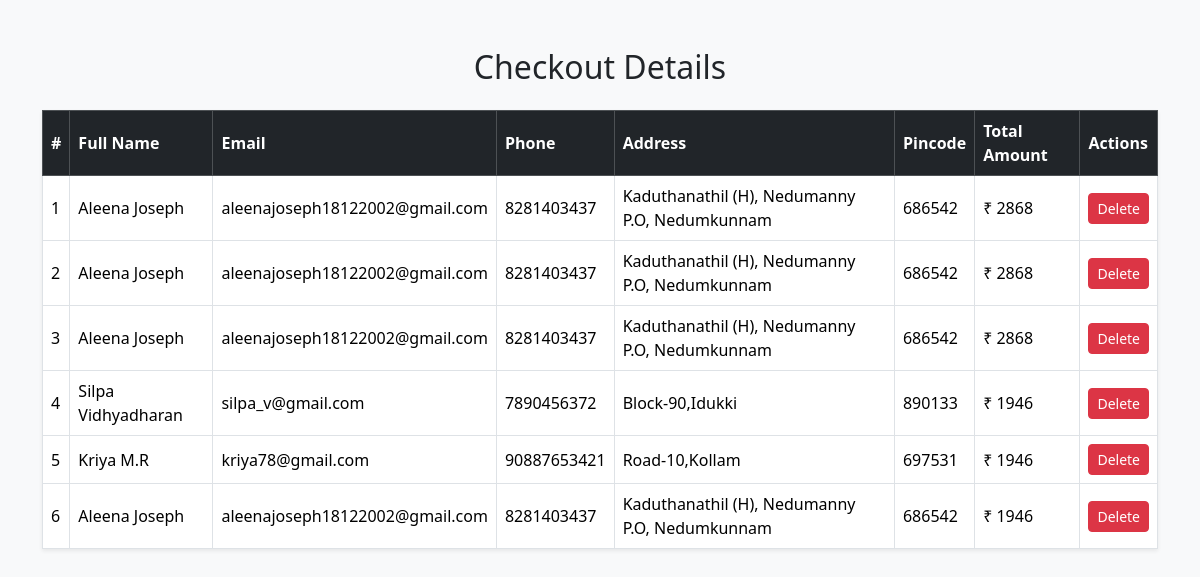
/Bookshop/checkout-list/, run on an earlier commit of the app's database.
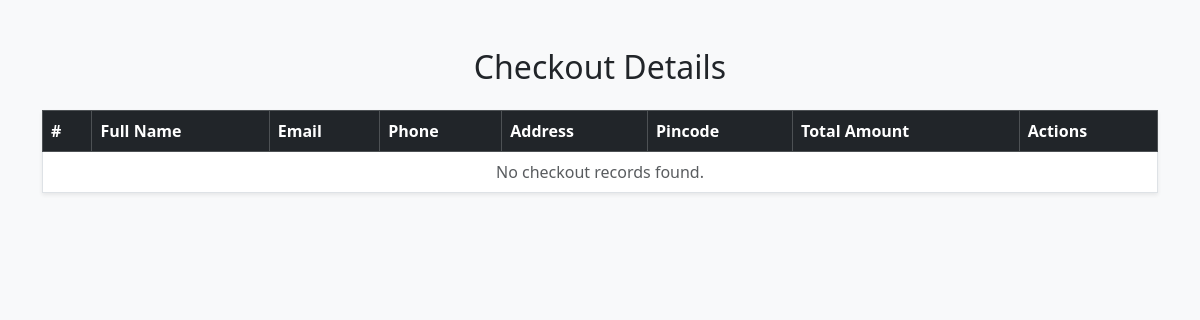
And on a later commit of the database.
### webapp/models.py (models this page shows)
class Checkoutdb(models.Model):
    Fullname = models.CharField(max_length=30, null=True, blank=True)
    Email = models.EmailField(max_length=30, null=True, blank=True)
    Phone = models.IntegerField(null=True, blank=True)
    Address = models.TextField(null=True, blank=True)
    Pincode = models.IntegerField(null=True, blank=True)
    Total_amount = models.IntegerField(null=True, blank=True)

### webapp/views.py (the view)
# urls.py: path("checkout-list/", views.CheckoutList, name="CheckoutList"),
def CheckoutList(request):
    data = Checkoutdb.objects.all().order_by('-id')
    return render(request, "checkout_list.html", {'data': data})

### webapp/templates/checkout_list.html (shortened to what this page needs)
<!DOCTYPE html>
<html>
<head>
    <link href="https://cdn.jsdelivr.net/npm/bootstrap@5.3.1/dist/css/bootstrap.min.css" rel="stylesheet">
</head>
<body class="bg-light">
<div class="container mt-5">
    <h2 class="mb-4 text-center">Checkout Details</h2>
    <table class="table table-bordered table-hover shadow-sm bg-white">
        <thead class="table-dark">
            <tr>
                <th>#</th>
                <th>Full Name</th>
                <th>Email</th>
                <th>Phone</th>
                <th>Address</th>
                <th>Pincode</th>
                <th>Total Amount</th>
                <th>Actions</th>
            </tr>
        </thead>
        <tbody>
            {% for i in data %}
            <tr>
                <td>{{ forloop.counter }}</td>
                <td>{{ i.Fullname }}</td>
                <td>{{ i.Email }}</td>
                <td>{{ i.Phone }}</td>
                <td>{{ i.Address }}</td>
                <td>{{ i.Pincode }}</td>
                <td>₹ {{ i.Total_amount }}</td>
                <td>
                    <a href="{% url 'DeleteCheckout' i.id %}"
                       class="btn btn-danger btn-sm"
                       onclick="return confirm('Are you sure you want to delete this record?')">
                        Delete
                    </a>
                </td>
            </tr>
            {% empty %}
            <tr>
                <td colspan="8" class="text-center text-muted">No checkout records found.</td>
            </tr>
            {% endfor %}
        </tbody>
    </table>
</div>
</body>
</html>

### webapp/templates/checkout_list.html (style rules this page uses)
table th, table td { vertical-align: middle !important; }

What changed in the data, as far as the page shows it:
removed Checkoutdb: Fullname "Aleena Joseph", Email "aleenajoseph18122002@gmail.com", Phone "8281403437", Address "Kaduthanathil (H), Nedumanny P.O, Nedumkunnam", Pincode "686542", Total_amount "2868"
removed Checkoutdb: Fullname "Aleena Joseph", Email "aleenajoseph18122002@gmail.com", Phone "8281403437", Address "Kaduthanathil (H), Nedumanny P.O, Nedumkunnam", Pincode "686542", Total_amount "2868"
removed Checkoutdb: Fullname "Aleena Joseph", Email "aleenajoseph18122002@gmail.com", Phone "8281403437", Address "Kaduthanathil (H), Nedumanny P.O, Nedumkunnam", Pincode "686542", Total_amount "2868"
removed Checkoutdb: Fullname "Silpa Vidhyadharan", Email "silpa_v@gmail.com", Phone "7890456372", Address "Block-90,Idukki", Pincode "890133", Total_amount "1946"
removed Checkoutdb: Fullname "Kriya M.R", Email "kriya78@gmail.com", Phone "90887653421", Address "Road-10,Kollam", Pincode "697531", Total_amount "1946"
removed Checkoutdb: Fullname "Aleena Joseph", Email "aleenajoseph18122002@gmail.com", Phone "8281403437", Address "Kaduthanathil (H), Nedumanny P.O, Nedumkunnam", Pincode "686542", Total_amount "1946"
Also different on the page:
text now shown: "No checkout records found."
